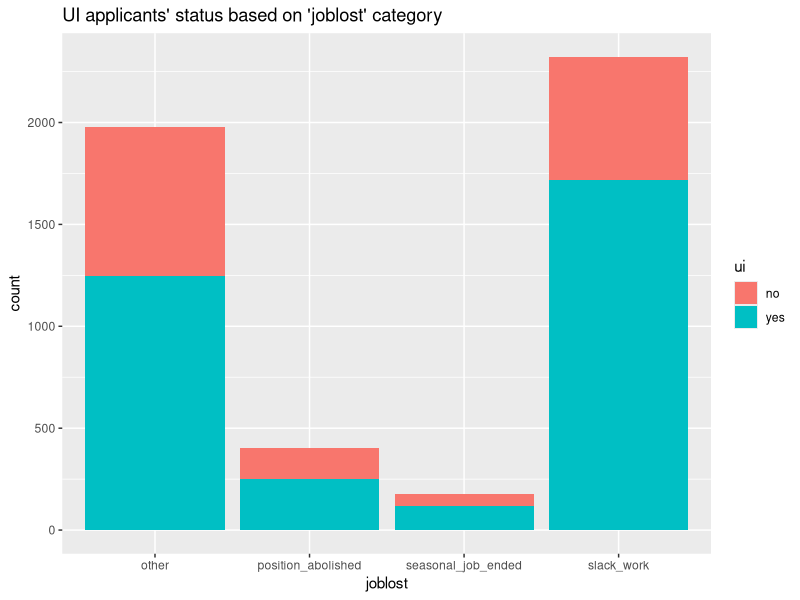
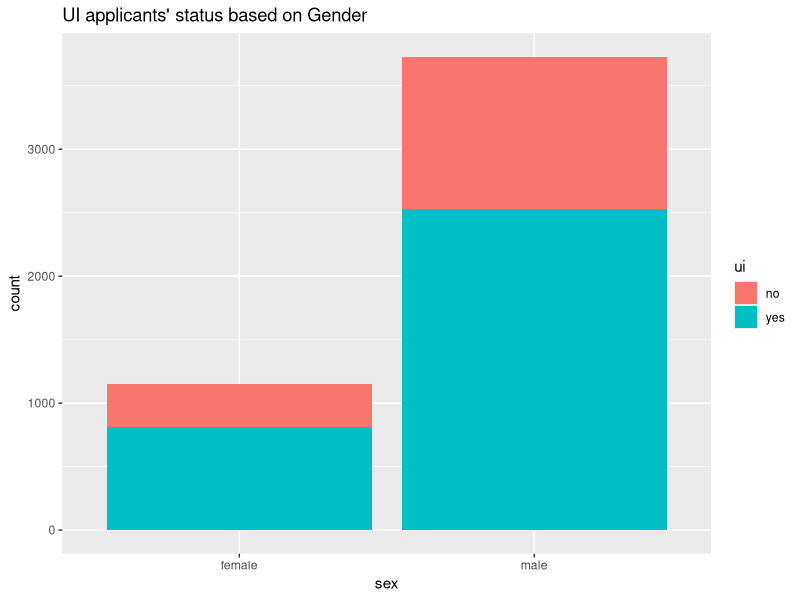
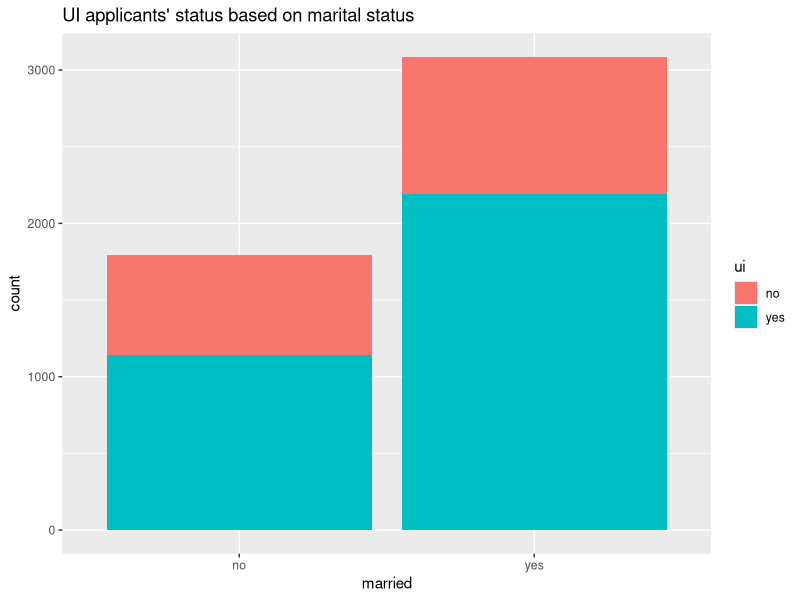
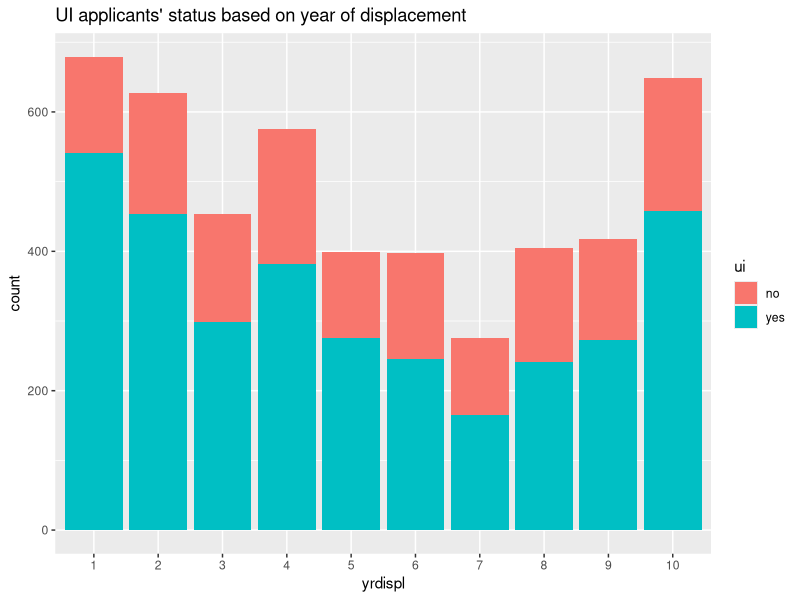
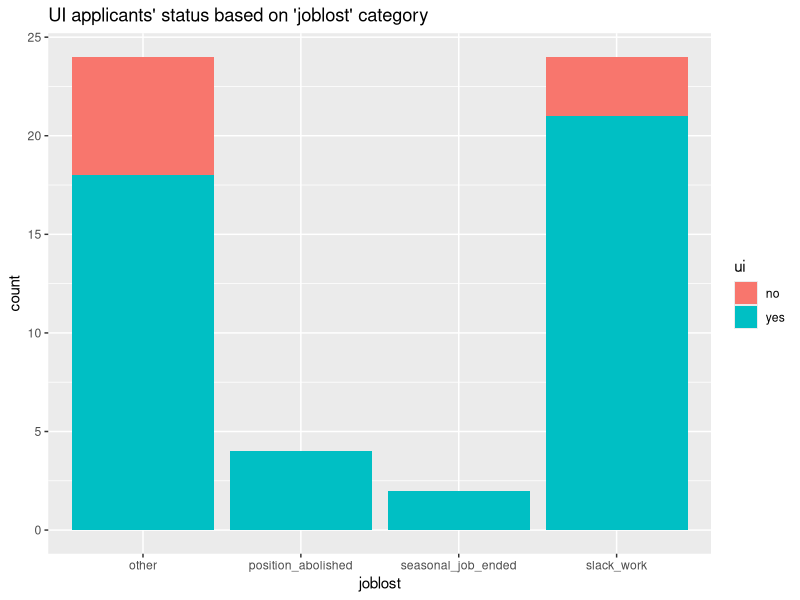
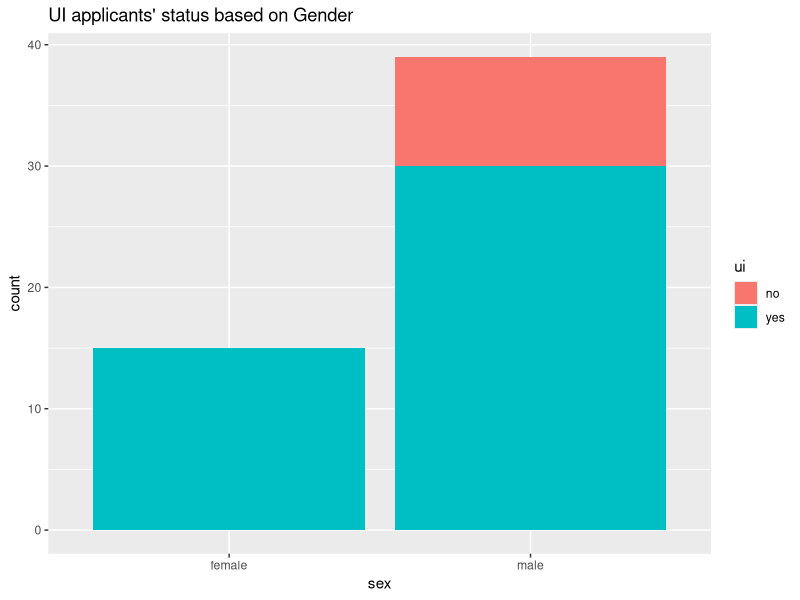
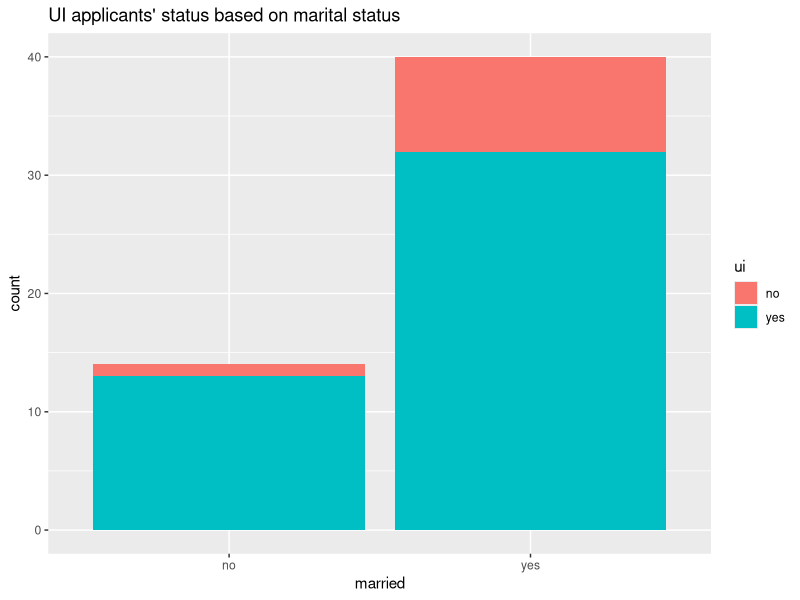
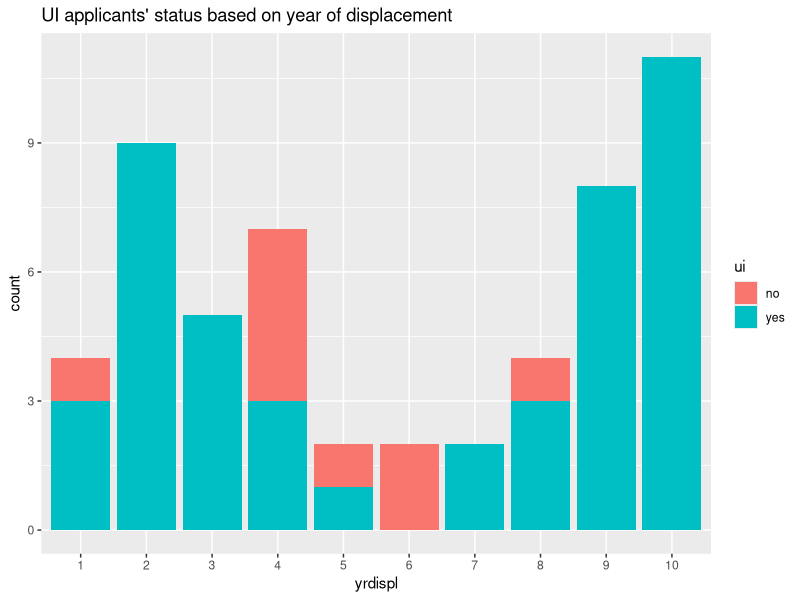

Write the R code that produced these figures, in order. (Note: this script raises an error after producing the figures.)
#Load required packages
library(tidyverse)

#Import data
data <- read.csv("Benefits.csv", header = T)
head(data)
View(data)
data <- data [ ,-1] #take out first column
View(data) 
str(data) #View data structure
dim(data)

anyNA(data)#no missing data

#change data structure of some variables
glimpse(data)

#Check the sixe of the dataset
object.size(data)
print(object.size(data), units = "Mb")

#The Mutate verb

#Change specific columns by their name to factor
data2 <- data %>% mutate(across(c(state, joblost, nwhite, school12, sex, 
                                  bluecol, smsa, married, dkids, 
                                  dykids, yrdispl, head, ui), factor))

levels(data2$state)
str(data2)

## On studying the data column 'bluecol', it seems to be redundant as all the workers are 'blue collar-ed'
data2 <- data2 %>% select(-(bluecol))
str(data2)
dim(data2) #reduced by 1

summary(as.integer(data2$yrdispl))
levels(as.factor(data2$tenure))
summary(data2$rr)
summary(data2$statemb)
sapply (data2, levels)

# Visualization
data2 %>% ggplot(mapping = aes(x = joblost, fill = ui)) + 
  geom_bar(stat = "count") + ggtitle("UI applicants' status based on 'joblost' category")

data2 %>% ggplot(mapping = aes(x = sex, fill = ui)) + 
  geom_bar(stat = "count") + ggtitle("UI applicants' status based on Gender")

data2 %>% ggplot(mapping = aes(x = married, fill = ui)) + 
  geom_bar(stat = "count") + ggtitle("UI applicants' status based on marital status")

data2 %>% ggplot(mapping = aes(x = yrdispl, fill = ui)) + 
  geom_bar(stat = "count") + ggtitle("UI applicants' status based on year of displacement")

#Exploratory_data_analysis using tidyverse
#It assumed that most states in the US determine 
#if UI benefits' applicants get their benefits or not despite federal law.
#Although, factors such as unemployment rate, 
#Is there any difference in the unemployment rate by state_code?
# filter the data by state code

## State with State_code 11
stat_code11 <- data2 %>% filter(state == 11) %>%
  arrange(stateur) %>% group_by(joblost) 

stat_code11 <- stat_code11 %>% select(-(state))# take out the state column as it is redundant
View(stat_code11) #the stateur varies with the year displacement yrdisp
dim(stat_code11)
stat_code11 %>% sapply(levels)
#What pattern determines if an individual get the UI benefits?

stat_code11 %>% count(sex, stat_code11$ui) #females were not denied
#Although that can not be proved for all categories of job lost as there were absent in the category "seasonal job ended"

#What gender mostly get denied the UI benefits?
stat_code11_sex <- stat_code11 %>% count(stat_code11$yrdispl,sex, ui)

#what was the marital status of the males denied of UI benefits?
stat_code11_married <- stat_code11 %>% count(stat_code11$yrdispl,sex, married, ui)

View(stat_code11_married)

# Visualization
stat_code11 %>% ggplot(mapping = aes(x = joblost, fill = ui)) + 
  geom_bar(stat = "count") + ggtitle("UI applicants' status based on 'joblost' category")

stat_code11 %>% ggplot(mapping = aes(x = sex, fill = ui)) + 
  geom_bar(stat = "count") + ggtitle("UI applicants' status based on Gender")

stat_code11 %>% ggplot(mapping = aes(x = married, fill = ui)) + 
  geom_bar(stat = "count") + ggtitle("UI applicants' status based on marital status")

stat_code11 %>% ggplot(mapping = aes(x = yrdispl, fill = ui)) + 
  geom_bar(stat = "count") + ggtitle("UI applicants' status based on year of displacement")

stat_code11$statemb
levels(data2$state)
levels(as.factor(data2$stateur))

#What were the state unemployment rates for 10 years in state_code11?
levels(as.factor(stat_code11$stateur))
#It was steadily rising. Possibly there are other factors determining the denial of this applicant's benefits.

#what was the state maximum benefits for each year? 
levels(as.factor(stat_code11$statemb))

## State with State_code 12
stat_code12 <- data2 %>% filter(state == 12) %>%
  arrange(stateur) %>% group_by(joblost) 

stat_code12 <- stat_code12 %>% select(-(state))# take out the state column as it is redundant

dim(stat_code12)
#What pattern determines if an individual get the UI benefits?

stat_code12 %>% count(sex, stat_code12$ui) #females were denied

# Visualization
stat_code12 %>% ggplot(mapping = aes(x = joblost, fill = ui)) + 
  geom_bar(stat = "count") + ggtitle("UI applicants' status based on 'joblost' category")

stat_code12 %>% ggplot(mapping = aes(x = sex, fill = ui)) + 
  geom_bar(stat = "count") + ggtitle("UI applicants' status based on Gender")

stat_code12 %>% ggplot(mapping = aes(x = married, fill = ui)) + 
  geom_bar(stat = "count") + ggtitle("UI applicants' status based on marital status")

stat_code12 %>% ggplot(mapping = aes(x = yrdispl, fill = ui)) + 
  geom_bar(stat = "count") + ggtitle("UI applicants' status based on year of displacement")


levels(data2$state)

## State with State_code 13
stat_code13 <- data2 %>% filter(state == 13) %>%
  arrange(stateur) %>% group_by(joblost) 

stat_code13 <- stat_code13%>% select(-(state))# take out the state column as it is redundant

dim(stat_code13)
#What pattern determines if an individual get the UI benefits?

stat_code13 %>% count(sex, stat_code13$ui) #females were denied

# Visualization
stat_code13 %>% ggplot(mapping = aes(x = joblost, fill = ui)) + 
  geom_bar(stat = "count") + ggtitle("UI applicants' status based on 'joblost' category")

stat_code13 %>% ggplot(mapping = aes(x = sex, fill = ui)) + 
  geom_bar(stat = "count") + ggtitle("UI applicants' status based on Gender")

stat_code13 %>% ggplot(mapping = aes(x = married, fill = ui)) + 
  geom_bar(stat = "count") + ggtitle("UI applicants' status based on marital status")

stat_code13 %>% ggplot(mapping = aes(x = yrdispl, fill = ui)) + 
  geom_bar(stat = "count") + ggtitle("UI applicants' status based on year of displacement")


## State with State_code 14
stat_code14 <- data2 %>% filter(state == 14) %>%
  arrange(stateur) %>% group_by(joblost) 

stat_code14 <- stat_code14%>% select(-(state))# take out the state column as it is redundant

dim(stat_code14)
#What pattern determines if an individual get the UI benefits?

stat_code14 %>% count(sex, stat_code14$ui) #females were denied

# Visualization
stat_code14 %>% ggplot(mapping = aes(x = joblost, fill = ui)) + 
  geom_bar(stat = "count") + ggtitle("UI applicants' status based on 'joblost' category")

stat_code14 %>% ggplot(mapping = aes(x = sex, fill = ui)) + 
  geom_bar(stat = "count") + ggtitle("UI applicants' status based on Gender")

stat_code14 %>% ggplot(mapping = aes(x = married, fill = ui)) + 
  geom_bar(stat = "count") + ggtitle("UI applicants' status based on marital status")

stat_code14 %>% ggplot(mapping = aes(x = yrdispl, fill = ui)) + 
  geom_bar(stat = "count") + ggtitle("UI applicants' status based on year of displacement")

## State with State_code 15
stat_code15 <- data2 %>% filter(state == 15) %>%
  arrange(stateur) %>% group_by(joblost) 

stat_code15 <- stat_code15%>% select(-(state))# take out the state column as it is redundant

dim(stat_code15)
#What pattern determines if an individual get the UI benefits?

stat_code15 %>% count(sex, stat_code15$ui) #females were denied

# Visualization
stat_code15 %>% ggplot(mapping = aes(x = joblost, fill = ui)) + 
  geom_bar(stat = "count") + ggtitle("UI applicants' status based on 'joblost' category")

stat_code15 %>% ggplot(mapping = aes(x = sex, fill = ui)) + 
  geom_bar(stat = "count") + ggtitle("UI applicants' status based on Gender")

stat_code15 %>% ggplot(mapping = aes(x = married, fill = ui)) + 
  geom_bar(stat = "count") + ggtitle("UI applicants' status based on marital status")

stat_code15 %>% ggplot(mapping = aes(x = yrdispl, fill = ui)) + 
  geom_bar(stat = "count") + ggtitle("UI applicants' status based on year of displacement")
levels(data2$state)

## State with State_code 16
stat_code16 <- data2 %>% filter(state == 16) %>%
  arrange(stateur) %>% group_by(joblost) 

stat_code16 <- stat_code16%>% select(-(state))# take out the state column as it is redundant

dim(stat_code16)
#What pattern determines if an individual get the UI benefits?

stat_code16 %>% count(sex, stat_code16$ui) #females were denied

# Visualization
stat_code16 %>% ggplot(mapping = aes(x = joblost, fill = ui)) + 
  geom_bar(stat = "count") + ggtitle("UI applicants' status based on 'joblost' category")

stat_code16 %>% ggplot(mapping = aes(x = sex, fill = ui)) + 
  geom_bar(stat = "count") + ggtitle("UI applicants' status based on Gender")

stat_code16 %>% ggplot(mapping = aes(x = married, fill = ui)) + 
  geom_bar(stat = "count") + ggtitle("UI applicants' status based on marital status")

stat_code16 %>% ggplot(mapping = aes(x = yrdispl, fill = ui)) + 
  geom_bar(stat = "count") + ggtitle("UI applicants' status based on year of displacement")

## State with State_code 21
stat_code21 <- data2 %>% filter(state == 21) %>%
  arrange(stateur) %>% group_by(joblost) 

stat_code21 <- stat_code15%>% select(-(state))# take out the state column as it is redundant

dim(stat_code21)
#What pattern determines if an individual get the UI benefits?

stat_code21 %>% count(sex, stat_code21$ui) #females were denied

# Visualization
stat_code21 %>% ggplot(mapping = aes(x = joblost, fill = ui)) + 
  geom_bar(stat = "count") + ggtitle("UI applicants' status based on 'joblost' category")

stat_code21 %>% ggplot(mapping = aes(x = sex, fill = ui)) + 
  geom_bar(stat = "count") + ggtitle("UI applicants' status based on Gender")

stat_code21 %>% ggplot(mapping = aes(x = married, fill = ui)) + 
  geom_bar(stat = "count") + ggtitle("UI applicants' status based on marital status")

stat_code21 %>% ggplot(mapping = aes(x = yrdispl, fill = ui)) + 
  geom_bar(stat = "count") + ggtitle("UI applicants' status based on year of displacement")

## State with State_code 15
stat_code22 <- data2 %>% filter(state == 22) %>%
  arrange(stateur) %>% group_by(joblost) 

stat_code22 <- stat_code22%>% select(-(state))# take out the state column as it is redundant

dim(stat_code22)
#What pattern determines if an individual get the UI benefits?

stat_code22 %>% count(sex, stat_code22$ui) #females were denied

# Visualization
stat_code22 %>% ggplot(mapping = aes(x = joblost, fill = ui)) + 
  geom_bar(stat = "count") + ggtitle("UI applicants' status based on 'joblost' category")

stat_code22 %>% ggplot(mapping = aes(x = sex, fill = ui)) + 
  geom_bar(stat = "count") + ggtitle("UI applicants' status based on Gender")

stat_code22 %>% ggplot(mapping = aes(x = married, fill = ui)) + 
  geom_bar(stat = "count") + ggtitle("UI applicants' status based on marital status")

stat_code22 %>% ggplot(mapping = aes(x = yrdispl, fill = ui)) + 
  geom_bar(stat = "count") + ggtitle("UI applicants' status based on year of displacement")


## State with State_code 23
stat_code23 <- data2 %>% filter(state == 23) %>%
  arrange(stateur) %>% group_by(joblost) 

stat_code23 <- stat_code23%>% select(-(state))# take out the state column as it is redundant

dim(stat_code23)
#What pattern determines if an individual get the UI benefits?

stat_code23 %>% count(sex, stat_code23$ui) #females were denied

# Visualization
stat_code23 %>% ggplot(mapping = aes(x = joblost, fill = ui)) + 
  geom_bar(stat = "count") + ggtitle("UI applicants' status based on 'joblost' category")

stat_code23 %>% ggplot(mapping = aes(x = sex, fill = ui)) + 
  geom_bar(stat = "count") + ggtitle("UI applicants' status based on Gender")

stat_code23 %>% ggplot(mapping = aes(x = married, fill = ui)) + 
  geom_bar(stat = "count") + ggtitle("UI applicants' status based on marital status")

stat_code23 %>% ggplot(mapping = aes(x = yrdispl, fill = ui)) + 
  geom_bar(stat = "count") + ggtitle("UI applicants' status based on year of displacement")


## State with State_code 31
stat_code31 <- data2 %>% filter(state == 31) %>%
  arrange(stateur) %>% group_by(joblost) 

stat_code31 <- stat_code31%>% select(-(state))# take out the state column as it is redundant

dim(stat_code31)
#What pattern determines if an individual get the UI benefits?

stat_code31 %>% count(sex, stat_code31$ui) #females were denied

# Visualization
stat_code31 %>% ggplot(mapping = aes(x = joblost, fill = ui)) + 
  geom_bar(stat = "count") + ggtitle("UI applicants' status based on 'joblost' category")

stat_code31 %>% ggplot(mapping = aes(x = sex, fill = ui)) + 
  geom_bar(stat = "count") + ggtitle("UI applicants' status based on Gender")

stat_code31 %>% ggplot(mapping = aes(x = married, fill = ui)) + 
  geom_bar(stat = "count") + ggtitle("UI applicants' status based on marital status")

stat_code31 %>% ggplot(mapping = aes(x = yrdispl, fill = ui)) + 
  geom_bar(stat = "count") + ggtitle("UI applicants' status based on year of displacement")


## State with State_code 32
stat_code32 <- data2 %>% filter(state == 32) %>%
  arrange(stateur) %>% group_by(joblost) 

stat_code32 <- stat_code32%>% select(-(state))# take out the state column as it is redundant

dim(stat_code32)
#What pattern determines if an individual get the UI benefits?

stat_code32 %>% count(sex, stat_code32$ui) #females were denied

# Visualization
stat_code32 %>% ggplot(mapping = aes(x = joblost, fill = ui)) + 
  geom_bar(stat = "count") + ggtitle("UI applicants' status based on 'joblost' category")

stat_code32 %>% ggplot(mapping = aes(x = sex, fill = ui)) + 
  geom_bar(stat = "count") + ggtitle("UI applicants' status based on Gender")

stat_code32 %>% ggplot(mapping = aes(x = married, fill = ui)) + 
  geom_bar(stat = "count") + ggtitle("UI applicants' status based on marital status")

stat_code32 %>% ggplot(mapping = aes(x = yrdispl, fill = ui)) + 
  geom_bar(stat = "count") + ggtitle("UI applicants' status based on year of displacement")

## State with State_code 15
stat_code33 <- data2 %>% filter(state == 33) %>%
  arrange(stateur) %>% group_by(joblost) 

stat_code33 <- stat_code33%>% select(-(state))# take out the state column as it is redundant

dim(stat_code33)
#What pattern determines if an individual get the UI benefits?

stat_code33 %>% count(sex, stat_code33$ui) #females were denied

# Visualization
stat_code33 %>% ggplot(mapping = aes(x = joblost, fill = ui)) + 
  geom_bar(stat = "count") + ggtitle("UI applicants' status based on 'joblost' category")

stat_code33 %>% ggplot(mapping = aes(x = sex, fill = ui)) + 
  geom_bar(stat = "count") + ggtitle("UI applicants' status based on Gender")

stat_code33 %>% ggplot(mapping = aes(x = married, fill = ui)) + 
  geom_bar(stat = "count") + ggtitle("UI applicants' status based on marital status")

stat_code33 %>% ggplot(mapping = aes(x = yrdispl, fill = ui)) + 
  geom_bar(stat = "count") + ggtitle("UI applicants' status based on year of displacement")

## State with State_code 34
stat_code34 <- data2 %>% filter(state == 34) %>%
  arrange(stateur) %>% group_by(joblost) 

stat_code34 <- stat_code34%>% select(-(state))# take out the state column as it is redundant

dim(stat_code34)
#What pattern determines if an individual get the UI benefits?

stat_code34 %>% count(sex, stat_code34$ui) #females were denied

# Visualization
stat_code34 %>% ggplot(mapping = aes(x = joblost, fill = ui)) + 
  geom_bar(stat = "count") + ggtitle("UI applicants' status based on 'joblost' category")

stat_code34 %>% ggplot(mapping = aes(x = sex, fill = ui)) + 
  geom_bar(stat = "count") + ggtitle("UI applicants' status based on Gender")

stat_code34 %>% ggplot(mapping = aes(x = married, fill = ui)) + 
  geom_bar(stat = "count") + ggtitle("UI applicants' status based on marital status")

stat_code34 %>% ggplot(mapping = aes(x = yrdispl, fill = ui)) + 
  geom_bar(stat = "count") + ggtitle("UI applicants' status based on year of displacement")


## State with State_code 15
stat_code35 <- data2 %>% filter(state == 35) %>%
  arrange(stateur) %>% group_by(joblost) 

stat_code15 <- stat_code15%>% select(-(state))# take out the state column as it is redundant

dim(stat_code35)
#What pattern determines if an individual get the UI benefits?

stat_code35 %>% count(sex, stat_code35$ui) #females were denied

# Visualization
stat_code35 %>% ggplot(mapping = aes(x = joblost, fill = ui)) + 
  geom_bar(stat = "count") + ggtitle("UI applicants' status based on 'joblost' category")

stat_code35 %>% ggplot(mapping = aes(x = sex, fill = ui)) + 
  geom_bar(stat = "count") + ggtitle("UI applicants' status based on Gender")

stat_code35 %>% ggplot(mapping = aes(x = married, fill = ui)) + 
  geom_bar(stat = "count") + ggtitle("UI applicants' status based on marital status")

stat_code35 %>% ggplot(mapping = aes(x = yrdispl, fill = ui)) + 
  geom_bar(stat = "count") + ggtitle("UI applicants' status based on year of displacement")


## State with State_code 41
stat_code41 <- data2 %>% filter(state == 41) %>%
  arrange(stateur) %>% group_by(joblost) 

stat_code41 <- stat_code41%>% select(-(state))# take out the state column as it is redundant

dim(stat_code41)
#What pattern determines if an individual get the UI benefits?

stat_code41 %>% count(sex, stat_code41$ui) #females were denied

# Visualization
stat_code41 %>% ggplot(mapping = aes(x = joblost, fill = ui)) + 
  geom_bar(stat = "count") + ggtitle("UI applicants' status based on 'joblost' category")

stat_code41 %>% ggplot(mapping = aes(x = sex, fill = ui)) + 
  geom_bar(stat = "count") + ggtitle("UI applicants' status based on Gender")

stat_code41 %>% ggplot(mapping = aes(x = married, fill = ui)) + 
  geom_bar(stat = "count") + ggtitle("UI applicants' status based on marital status")

stat_code41 %>% ggplot(mapping = aes(x = yrdispl, fill = ui)) + 
  geom_bar(stat = "count") + ggtitle("UI applicants' status based on year of displacement")
##Having done an EDA to estimates the possible reason for the grant of UI benefits' application 
##A statistical modeling will be carried out to determine the effectiveness of the UI application system

# Select the numeric data
num_data <- data2 %>% select(stateur, statemb, state, age, tenure, rr)
str(num_data)
data2 %>% summary
num_data %>% summary

##Reference
#https://www.jstor.org/stable/1392373
#https://www.bls.gov/respondents/mwr/electronic-data-interchange/appendix-d-usps-state-abbreviations-and-fips-codes.htm